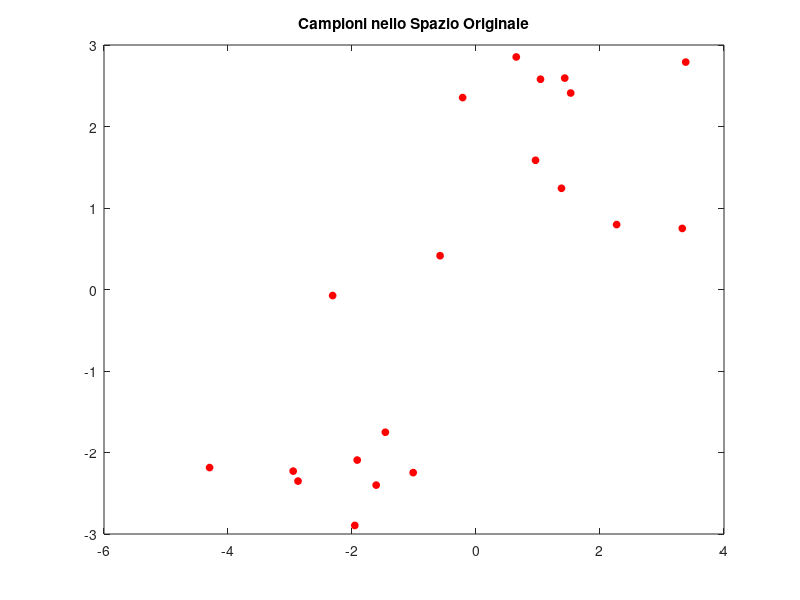
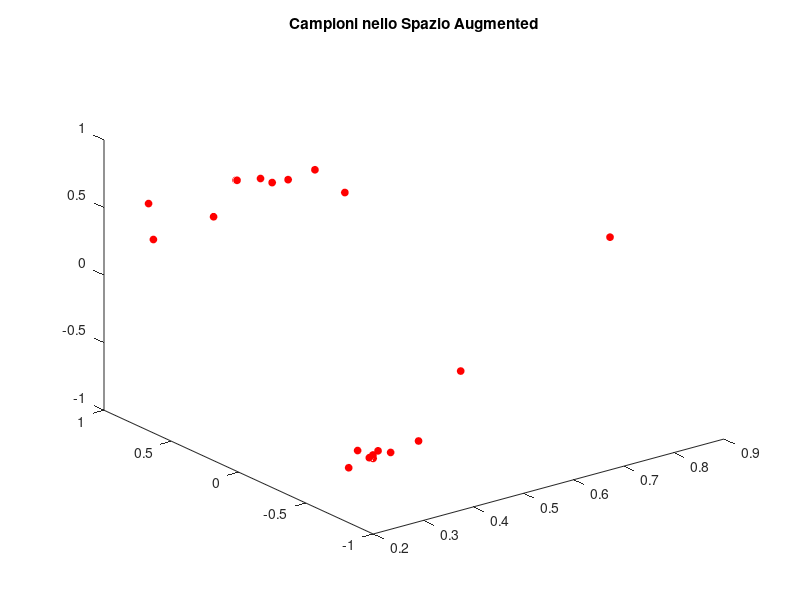

Write the MATLAB code that produced these figures, in order. (Note: this script raises an error after producing the figures.)
%Esempio di Competitive Learning su un Set di dati 2-D ed C=4 clusters
%
clc;clear;close all;
x1=-2+randn(1,10);
y1=-2+randn(1,10);

x2=2+randn(1,10);
y2=2+randn(1,10);

%Insericsco i dati in un unico Vettore
Dati=[x1 x2;y1 y2];
n=2*length(x1);

plot(x1,y1,'or','MarkerSize',5,'MarkerFaceColor','r');
hold on;
plot(x2,y2,'or','MarkerSize',5,'MarkerFaceColor','r')
title('Campioni nello Spazio Originale')

%Spazio Augmented
Dati=[ones(1,n);Dati];
%Normalizzo i Dati
for i=1:n
    Dati(:,i)=Dati(:,i)/norm(Dati(:,i));
end

figure;
plot3(Dati(1,:),Dati(2,:),Dati(3,:),'or','MarkerSize',5,'MarkerFaceColor','r');
title('Campioni nello Spazio Augmented')

%Inizializzo i Pesi della Neurone 1
w1=randn(1,3);
w1=w1/norm(w1);
w1=[0 0 0;w1];
%Inizializzo i Pesi della Neurone 2
w2=randn(1,3);
w2=w2/norm(w2);
w2=[0 0 0;w2];

W=[w1(2,:) ;w2(2,:)];
K=2;

alpha=@(x) .4*x;
tol=1e-3;
maxiter=200;
while(norm(w1(K,:)-w1(K-1,:)) >tol || norm(w2(K,:)-w2(K-1,:)) >tol && K<maxiter)
    IndiciRand=randperm(n);
    for i=1:n
        I=IndiciRand(i);
        X=Dati(:,I);

        Z=W*X;
        %Selezione il Neourone avente massima risposta
        [Val,J]=max(Z);
        %Memorizzo in Cluster il risultato della Classificazione
        ClusterClusterOut(K-1,I)=J;
        
        W(J,:)=W(J,:)+alpha(K)*X.';
        W(J,:)=W(J,:)/norm(W(J,:));

        w1(K+1,:)=W(1,:);
        w2(K+1,:)=W(2,:);
    end
    K=K+1;
end

figure;
DisegnaClusters3D(Dati(1,:),Dati(2,:),Dati(3,:),ClusterClusterOut(end,:))
title('Campioni Clusterizzati nello spazio Augmented')
plot3(w1(end,1),w1(end,2),w1(end,3),'or','MarkerSize',5,'MarkerFaceColor','b');
plot3(w2(end,1),w2(end,2),w2(end,3),'or','MarkerSize',5,'MarkerFaceColor','g');

figure;
DatiNew=[x1 x2;y1 y2];
DisegnaClusters(Dati(1,:),Dati(2,:),ClusterClusterOut(end,:))
title('Campioni nello Spazio Originale')



